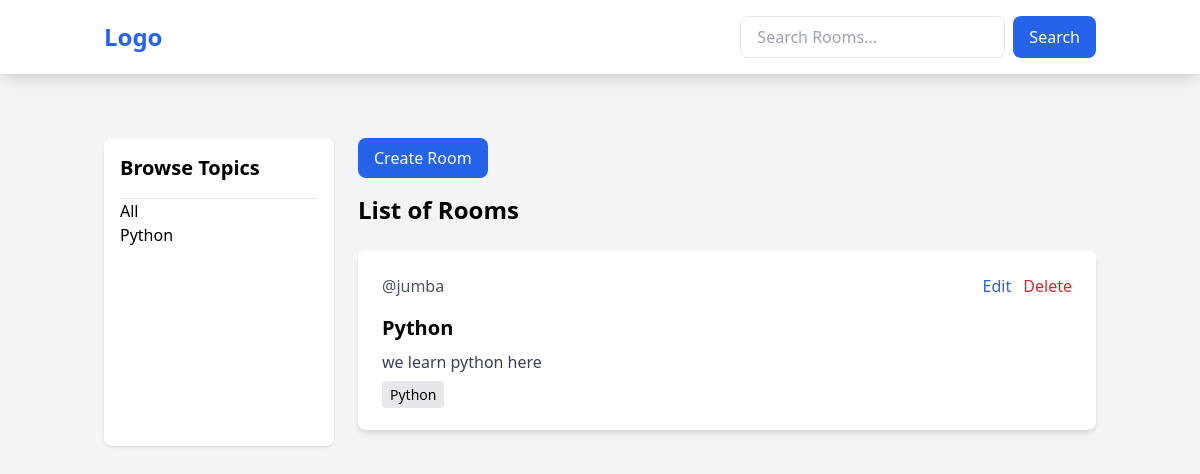
The app's page /, older data.
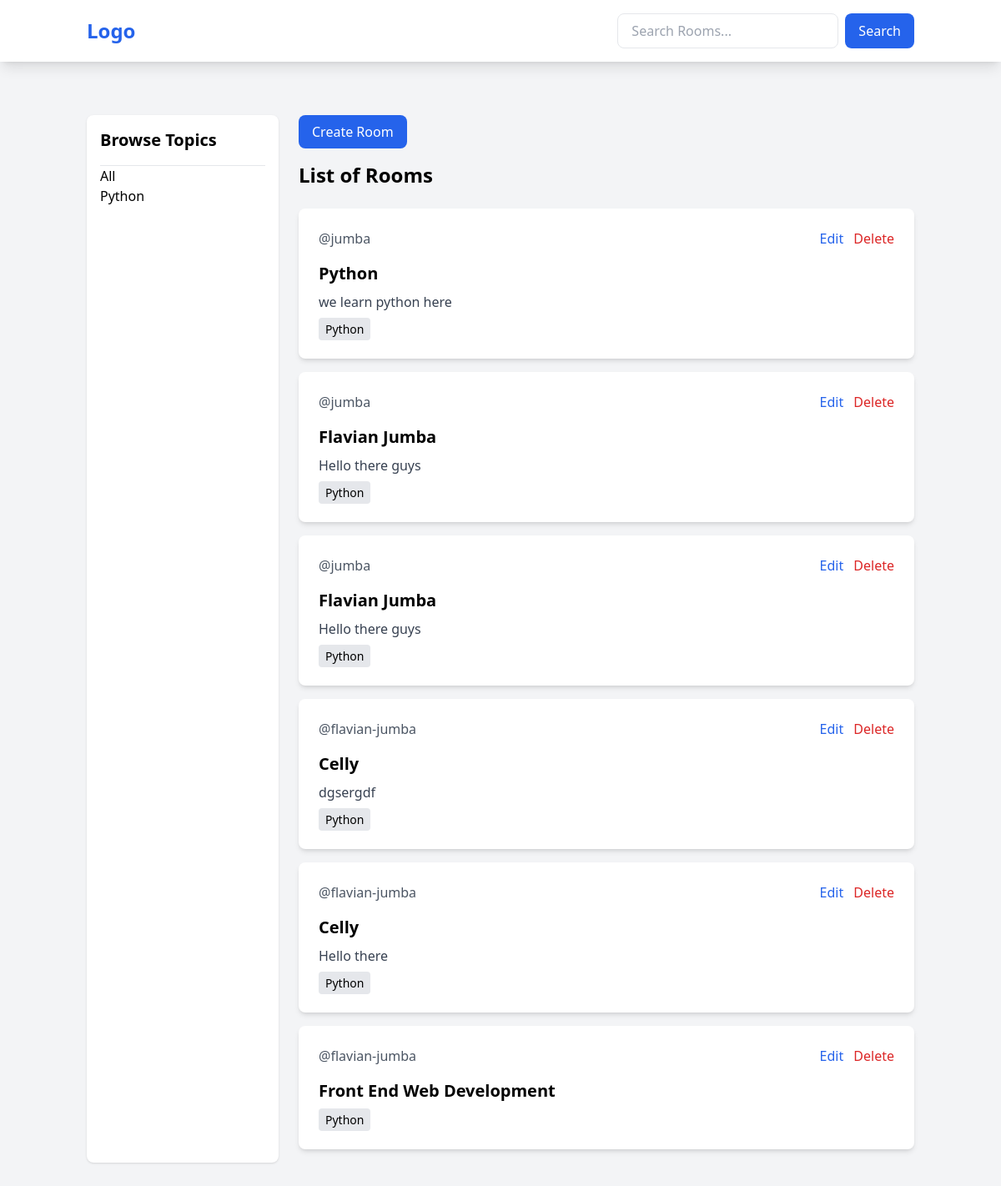
The same page, newer data.
### baseapp/models.py (models this page shows, shortened)
class Topic(models.Model):
     name = models.CharField(max_length=200)

class Room(models.Model):
     host =models.ForeignKey(User, on_delete=models.SET_NULL,null=True)
     topic = models.ForeignKey(Topic, on_delete=models.SET_NULL,null=True)
     name = models.CharField(max_length=200)
     description = models.TextField(null=True,blank=True)
     updated = models.DateTimeField(auto_now = True)
     created = models.DateTimeField(auto_now_add=True)

### baseapp/views.py (the view)
# urls.py: path('', views.home, name='home'),
def home(request):
    q = request.GET.get('q') if request.GET.get('q') != None else ''
    roomsdata = Room.objects.filter(topic__name__icontains=q)
    topics = Topic.objects.all()
    context = {'rooms': roomsdata, 'topics': topics}
    return render(request, 'baseapp/home.html', context)

### baseapp/templates/baseapp/home.html
{% extends 'main.html' %}
{% block content %}
<div class="container mx-auto px-4 py-8">
    <div class="grid grid-cols-1 md:grid-cols-4 gap-6">
        <div class="bg-white p-4 rounded-lg shadow">
            <h3 class="text-xl font-semibold mb-4">Browse Topics</h3>
            <hr>
            <a href="{% url 'home' %}">All</a> <br>
            {% for topic in topics %}
                <a href="{% url 'home' %}?q={{ topic.name }}">{{ topic.name }}</a> <br>
            {% endfor %}
        </div>
        <div class="md:col-span-3">
            <a href="{% url 'create-room' %}" class="inline-block mb-4 px-4 py-2 bg-blue-600 text-white rounded-lg hover:bg-blue-700">Create Room</a>
            <h1 class="text-2xl font-bold mb-6">List of Rooms</h1>
            {% for room in rooms %}
                <div class="bg-white p-6 rounded-lg shadow-md mb-4">
                    <div class="flex justify-between items-center mb-4">
                        <span class="text-gray-600">@{{room.host.username}}</span>
                        <div>
                            <a href="{% url 'update-room' room.id %}" class="text-blue-600 hover:text-blue-800 mr-2">Edit</a>
                            <a href="{% url 'delete-room' room.id %}" class="text-red-600 hover:text-red-800">Delete</a>
                        </div>
                    </div>
                    <h3 class="text-xl font-semibold mb-2">
                        <a href="{% url 'room' room.id %}" class="hover:text-blue-600">{{ room.name }}</a>
                    </h3>
                    <p class="text-gray-700 mb-2">{{ room.description }}</p>
                    <small class="bg-gray-200 px-2 py-1 rounded text-sm">{{room.topic.name}}</small>
                </div>
            {% endfor %}
        </div>
    </div>
</div>
{% endblock %}

Row changes from the older to the newer data that the page shows:
added Room: host.username "jumba", name "Flavian Jumba", description "Hello there guys", topic.name "Python"
added Room: host.username "jumba", name "Flavian Jumba", description "Hello there guys", topic.name "Python"
added Room: host.username "flavian-jumba", name "Celly", description "dgsergdf", topic.name "Python"
added Room: host.username "flavian-jumba", name "Celly", description "Hello there", topic.name "Python"
added Room: host.username "flavian-jumba", name "Front End Web Development", topic.name "Python"
